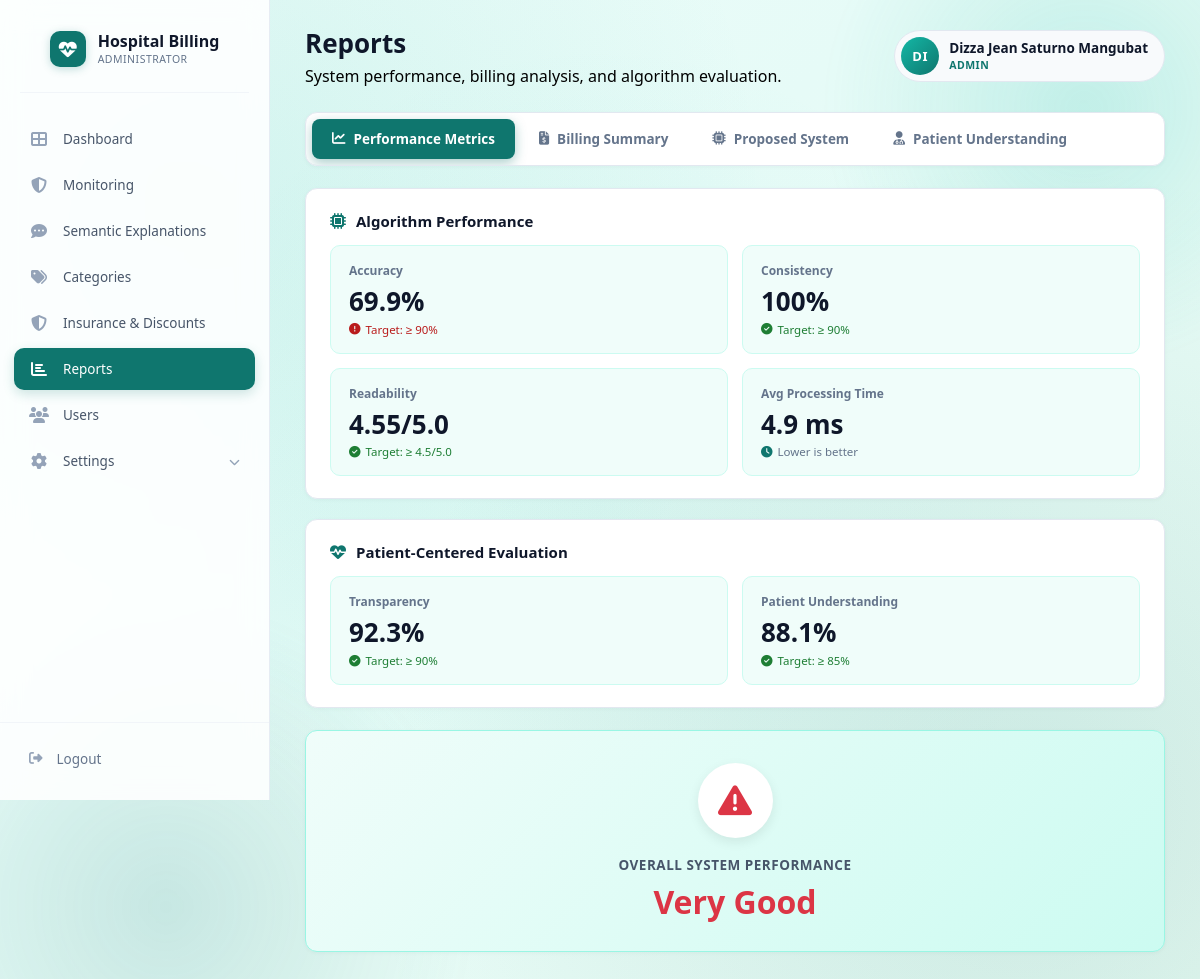
/reports.php (signed in), run on the app's committed database.
### tables this page shows
CREATE TABLE `users` (
  `id` int(11) NOT NULL,
  `first_name` varchar(100) DEFAULT NULL,
  `middle_name` varchar(100) DEFAULT NULL,
  `last_name` varchar(100) DEFAULT NULL,
  `full_name` varchar(255) NOT NULL,
  `username` varchar(100) NOT NULL,
  `password` varchar(255) NOT NULL,
  `email` varchar(150) DEFAULT NULL,
  `contact_number` varchar(11) DEFAULT NULL,
  `position` varchar(150) DEFAULT NULL,
  `role` enum('Admin','Billing','Front Desk Receptionist') NOT NULL DEFAULT 'Admin',
  `status` enum('Active','Inactive') NOT NULL DEFAULT 'Active',
  `profile_picture` varchar(255) DEFAULT NULL,
  `created_at` datetime NOT NULL DEFAULT current_timestamp(),
  `updated_at` datetime NOT NULL DEFAULT current_timestamp() ON UPDATE current_timestamp(),
  `is_archived` tinyint(1) DEFAULT 0,
  `reset_token` varchar(255) DEFAULT NULL,
  `reset_expires` datetime DEFAULT NULL,
  `reset_code` varchar(6) DEFAULT NULL,
  `recovery_code` varchar(50) DEFAULT NULL
);

### reports.php (the view, shortened to what this page needs)
<?php
require_once 'config.php';
$user_id=$_SESSION['user_id']??0;$user_name=$_SESSION['username']??'Admin';$full_name=$user_name;$user_role='Admin';$profile_picture_url='';
try{$s=$pdo->prepare("SELECT full_name,role,profile_picture FROM users WHERE id=?");$s->execute([$user_id]);$u=$s->fetch(PDO::FETCH_ASSOC);if($u){$full_name=$u['full_name']??$user_name;$user_role=$u['role']??'Admin';if(!empty($u['profile_picture'])&&file_exists(__DIR__.'/uploads/profiles/'.$u['profile_picture']))$profile_picture_url='uploads/profiles/'.$u['profile_picture'];}}catch(PDOException $e){}
try { $correct_classifications = (int)$pdo->query("SELECT COUNT(*) FROM billing_records WHERE predicted_category IS NOT NULL AND actual_category IS NOT NULL AND predicted_category=actual_category")->fetchColumn(); } catch(PDOException $e){ $correct_classifications = 0; }
try { $total_evaluated = (int)$pdo->query("SELECT COUNT(*) FROM billing_records WHERE predicted_category IS NOT NULL AND actual_category IS NOT NULL")->fetchColumn(); } catch(PDOException $e){ $total_evaluated = 0; }
$accuracy_percent = $total_evaluated > 0 ? round(($correct_classifications / $total_evaluated) * 100, 1) : 0;
$consistency_percent = 0;
try {
    $td = (int)$pdo->query("SELECT COUNT(DISTINCT service_description) FROM billing_records WHERE predicted_category IS NOT NULL")->fetchColumn();
    $inc = (int)$pdo->query("SELECT COUNT(*) FROM (SELECT service_description FROM billing_records WHERE predicted_category IS NOT NULL GROUP BY service_description HAVING COUNT(DISTINCT predicted_category) > 1) AS t")->fetchColumn();
    if ($td > 0) $consistency_percent = round((($td - $inc) / $td) * 100, 1);
} catch(PDOException $e){}
try { $avg_processing_ms = round((float)$pdo->query("SELECT COALESCE(AVG(processing_time_ms),0) FROM billing_records WHERE processing_time_ms IS NOT NULL AND status IN ('Pending','Processing','Paid')")->fetchColumn(), 1); } catch(PDOException $e){ $avg_processing_ms = 0; }
function getMetric($pdo,$n,$d=0){try{$s=$pdo->prepare("SELECT AVG(score) FROM survey_results WHERE metric=?");$s->execute([$n]);$v=$s->fetchColumn();return ($v!==false&&$v!==null)?round($v,2):$d;}catch(PDOException $e){return $d;}}
$readability_score = getMetric($pdo,'readability',0);
$transparency_score = getMetric($pdo,'transparency',0);
$understanding_score = getMetric($pdo,'understanding',0);
$targets = ['accuracy'=>90,'consistency'=>90,'readability'=>4.5,'transparency'=>90,'understanding'=>85];
$read_percent = ($readability_score / 5) * 100;
function checkTarget($a,$t){return $a >= $t;}
$acc_pass = checkTarget($accuracy_percent,$targets['accuracy']);
$cons_pass = checkTarget($consistency_percent,$targets['consistency']);
$read_pass = checkTarget($readability_score,$targets['readability']);
$trans_pass = checkTarget($transparency_score,$targets['transparency']);
$under_pass = checkTarget($understanding_score,$targets['understanding']);
function getRating($score,$type='percent'){
    if($type=='percent'){if($score>=90)return ['Excellent','#28a745'];if($score>=75)return ['Very Good','#e8a020'];if($score>=60)return ['Good','#ffc107'];if($score>=40)return ['Fair','#fd7e14'];return ['Poor','#dc3545'];}
    if($score>=4.5)return ['Excellent','#28a745'];if($score>=3.5)return ['Very Good','#e8a020'];if($score>=2.5)return ['Good','#ffc107'];return ['Needs Improvement','#dc3545'];
}
$am = [];
if ($accuracy_percent > 0) $am[] = $accuracy_percent;
if ($consistency_percent > 0) $am[] = $consistency_percent;
if ($readability_score > 0) $am[] = $read_percent;
if ($transparency_score > 0) $am[] = $transparency_score;
if ($understanding_score > 0) $am[] = $understanding_score;
$avg = count($am) > 0 ? round(array_sum($am) / count($am), 1) : 0;
$overall_rating = getRating($avg,'percent');
$all_pass = $acc_pass && $cons_pass && $read_pass && $trans_pass && $under_pass;
?>
<!DOCTYPE html>
<html lang="en">
<head>
<link rel="stylesheet" href="https://cdnjs.cloudflare.com/ajax/libs/font-awesome/6.4.0/css/all.min.css">
</head>
<body>
<aside class="sidebar" id="sidebar">
    <div class="sidebar-brand">
        <div class="brand-text">
            <span class="brand-icon-box"><i class="fas fa-heart-pulse"></i></span>
            <div class="brand-text-inner">
                <div class="brand-name">Hospital Billing</div>
                <div class="brand-sub">ADMINISTRATOR</div>
            </div>
        </div>
    </div>
    <div class="sidebar-divider"></div>
    <ul class="sidebar-menu">
        <li><a href="dashboard.php"><i class="fas fa-th-large"></i> <span>Dashboard</span></a></li>
        <li><a href="administrator_monitoring.php"><i class="fas fa-shield-halved"></i> <span>Monitoring</span></a></li>
        <li><a href="explanations.php"><i class="fas fa-comment-dots"></i> <span>Semantic Explanations</span></a></li>
        <li><a href="categories.php"><i class="fas fa-tags"></i> <span>Categories</span></a></li>
        <li><a href="insurance_discounts.php"><i class="fas fa-shield-alt"></i> <span>Insurance &amp; Discounts</span></a></li>
        <li><a href="reports.php" class="active"><i class="fas fa-chart-bar"></i> <span>Reports</span></a></li>
        <li><a href="users.php"><i class="fas fa-users"></i> <span>Users</span></a></li>
        <li class="has-submenu" id="settingsMenuItem">
            <a href="javascript:void(0)" onclick="toggleSettingsSubmenu(event)"><i class="fas fa-cog"></i><span>Settings</span><i class="fas fa-chevron-down submenu-arrow"></i></a>
        </li>
    </ul>
    <div class="sidebar-footer"><a href="logout.php"><i class="fas fa-sign-out-alt"></i> <span>Logout</span></a></div>
</aside>
<main class="main-content">
<div class="top-bar">
    <div class="top-bar-left">
        <h1>Reports</h1>
        <div class="page-sub">System performance, billing analysis, and algorithm evaluation.</div>
    </div>
    <div class="top-bar-actions">
        <div class="user-chip">
            <?php if (!empty($profile_picture_url)): ?>
                <img src="<?= htmlspecialchars($profile_picture_url) ?>?v=<?= time() ?>" alt="Profile" class="avatar-img">
            <?php else: ?>
                <div class="avatar"><?= strtoupper(substr($full_name, 0, 2)) ?></div>
            <?php endif; ?>
            <div class="info">
                <div class="name"><?= htmlspecialchars($full_name) ?></div>
                <div class="role"><?= htmlspecialchars($user_role) ?></div>
            </div>
        </div>
    </div>
</div>
<div class="tabs-container">
    <button class="tab-btn active" data-tab="performance"><i class="fas fa-chart-line"></i> Performance Metrics</button>
    <button class="tab-btn" data-tab="billing"><i class="fas fa-file-invoice-dollar"></i> Billing Summary</button>
    <button class="tab-btn" data-tab="proposed"><i class="fas fa-microchip"></i> Proposed System</button>
    <button class="tab-btn" data-tab="understanding"><i class="fas fa-user-md"></i> Patient Understanding</button>
</div>
<div class="tab-content active" id="tab-performance">
    <div class="kpi-sections">
        <div class="kpi-block">
            <div class="section-header"><i class="fas fa-microchip"></i> Algorithm Performance</div>
            <div class="kpi-grid-2">
                <div class="kpi-card <?= $acc_pass ? 'pass' : 'fail' ?>"><span class="kpi-label">Accuracy</span><div class="kpi-value"><?= $accuracy_percent ?>%</div><div class="kpi-target"><i class="fas <?= $acc_pass ? 'fa-check-circle' : 'fa-exclamation-circle' ?>"></i> Target: ≥ <?= $targets['accuracy'] ?>%</div></div>
                <div class="kpi-card <?= $cons_pass ? 'pass' : 'fail' ?>"><span class="kpi-label">Consistency</span><div class="kpi-value"><?= $consistency_percent ?>%</div><div class="kpi-target"><i class="fas <?= $cons_pass ? 'fa-check-circle' : 'fa-exclamation-circle' ?>"></i> Target: ≥ <?= $targets['consistency'] ?>%</div></div>
                <div class="kpi-card <?= $read_pass ? 'pass' : 'fail' ?>"><span class="kpi-label">Readability</span><div class="kpi-value"><?= $readability_score ?>/5.0</div><div class="kpi-target"><i class="fas <?= $read_pass ? 'fa-check-circle' : 'fa-exclamation-circle' ?>"></i> Target: ≥ <?= $targets['readability'] ?>/5.0</div></div>
                <div class="kpi-card"><span class="kpi-label">Avg Processing Time</span><div class="kpi-value"><?= $avg_processing_ms ?> ms</div><div class="kpi-target"><i class="fas fa-clock" style="color:#0f766e;"></i> Lower is better</div></div>
            </div>
        </div>
        <div class="kpi-block">
            <div class="section-header"><i class="fas fa-heart-pulse"></i> Patient-Centered Evaluation</div>
            <div class="kpi-grid-2">
                <div class="kpi-card <?= $trans_pass ? 'pass' : 'fail' ?>"><span class="kpi-label">Transparency</span><div class="kpi-value"><?= $transparency_score ?>%</div><div class="kpi-target"><i class="fas <?= $trans_pass ? 'fa-check-circle' : 'fa-exclamation-circle' ?>"></i> Target: ≥ <?= $targets['transparency'] ?>%</div></div>
                <div class="kpi-card <?= $under_pass ? 'pass' : 'fail' ?>"><span class="kpi-label">Patient Understanding</span><div class="kpi-value"><?= $understanding_score ?>%</div><div class="kpi-target"><i class="fas <?= $under_pass ? 'fa-check-circle' : 'fa-exclamation-circle' ?>"></i> Target: ≥ <?= $targets['understanding'] ?>%</div></div>
            </div>
        </div>
    </div>
    <div class="overall-card-side">
        <div class="overall-icon <?= $all_pass ? 'pass' : 'fail' ?>"><i class="fas <?= $all_pass ? 'fa-check-circle' : 'fa-exclamation-triangle' ?>"></i></div>
        <div class="overall-title">Overall System Performance</div>
        <div class="overall-verdict <?= $all_pass ? 'pass' : 'fail' ?>"><?= $overall_rating[0] ?></div>
    </div>
</div>
</main>
</body>
</html>

### data on the page
users: full_name "DI", full_name "Dizza Jean Saturno Mangubat", role "ADMIN"

### other printed values
$accuracy_percent "69.9"
$targets['accuracy'] "90"
$consistency_percent "100"
$targets['consistency'] "90"
$readability_score "4.55"
$targets['readability'] "4.5"
$avg_processing_ms "4.9"
$transparency_score "92.3"
$targets['transparency'] "90"
$understanding_score "88.1"
$targets['understanding'] "85"
$overall_rating[0] "Very Good"
